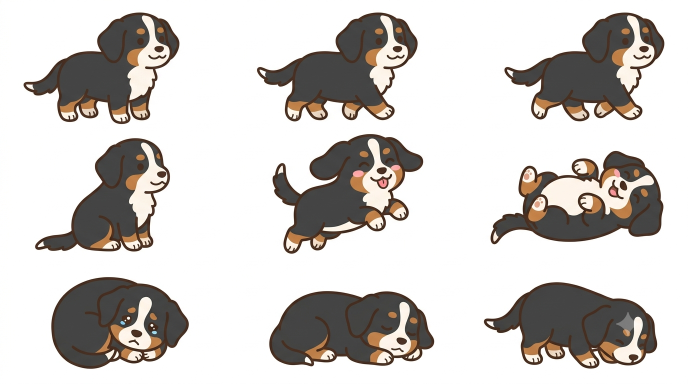
#> input picture assets/bernese-raw.png, 1376 x 768 px (shown at 1/2 size)
$ python -i build-sprites.py   (imports and definitions only)
#> lines starting #> are read from the running program, lines starting #| are printed output that depends on the picture
# -*- coding: utf-8 -*-
"""把 Gemini 生成的 3x3 白底 sprite sheet 去背、正規化成標準九宮格。

用法: python tools/build-sprites.py <來源圖> <輸出圖> [BG_MIN]
BG_MIN: 背景判定閾值,預設 205。淺色狗(薩摩耶)描邊接近白色時要拉高(如 238),
        避免 flood fill 從描邊漏進去吃掉狗身。
輸出: 3x3、每格 CELL_W x CELL_H、透明背景、姿勢腳底貼齊格子底部。
"""
import sys
import collections
from PIL import Image

CELL_W, CELL_H = 300, 260
PAD = 6          # 格內留白
MIN_AREA = 4000  # 小於此面積的雜點(星星等)不算姿勢


def main(src, dst, bg_min=205):
#> called with src = '../assets/bernese-raw.png', dst = 'out.png', bg_min = 205
    im = Image.open(src).convert("RGBA")
#> im is the input picture: PIL image 1376x768 RGBA; mean R, G, B, A 205.8, 202.1, 199.1, 255
    w, h = im.size
#> w = 1376; h = 768
    px = im.load()

    def is_bg(p):
        r, g, b, a = p
        return a < 10 or (r > bg_min and g > bg_min and b > bg_min)

    # 1) 從四邊 flood fill 出背景遮罩(奶油白胸口被輪廓線包住,不會被吞)
    bg = bytearray(w * h)
    dq = collections.deque()
    for x in range(w):
        for y in (0, h - 1):
            if is_bg(px[x, y]) and not bg[y * w + x]:
                bg[y * w + x] = 1
                dq.append((x, y))
    for y in range(h):
        for x in (0, w - 1):
            if is_bg(px[x, y]) and not bg[y * w + x]:
                bg[y * w + x] = 1
                dq.append((x, y))
    while dq:
        x, y = dq.popleft()
        for nx, ny in ((x + 1, y), (x - 1, y), (x, y + 1), (x, y - 1)):
            if 0 <= nx < w and 0 <= ny < h and not bg[ny * w + nx] and is_bg(px[nx, ny]):
                bg[ny * w + nx] = 1
                dq.append((nx, ny))

    # 2) 背景設為全透明;貼著背景的淺色邊緣做半透明,避免白邊
    for y in range(h):
        for x in range(w):
            i = y * w + x
            r, g, b, a = px[x, y]
            if bg[i]:
                px[x, y] = (r, g, b, 0)
                continue
            near_bg = ((x > 0 and bg[i - 1]) or (x < w - 1 and bg[i + 1]) or
                       (y > 0 and bg[i - w]) or (y < h - 1 and bg[i + w]))
            if near_bg:
                avg = (r + g + b) / 3
                full_at, zero_at = bg_min - 25, bg_min + 30
                if avg > full_at:
                    alpha = int(max(0, min(255, 255 * (zero_at - avg) / (zero_at - full_at))))
                    px[x, y] = (r, g, b, alpha)

    # 3) 連通元件找出各姿勢
    seen = bytearray(w * h)
    blobs = []
    for y0 in range(h):
        for x0 in range(w):
            i0 = y0 * w + x0
            if bg[i0] or seen[i0]:
                continue
            q = collections.deque([(x0, y0)])
            seen[i0] = 1
            minx, miny, maxx, maxy, area = x0, y0, x0, y0, 0
            while q:
                x, y = q.popleft()
                area += 1
                if x < minx: minx = x
                if x > maxx: maxx = x
                if y < miny: miny = y
                if y > maxy: maxy = y
                for nx, ny in ((x + 1, y), (x - 1, y), (x, y + 1), (x, y - 1)):
                    ni = ny * w + nx
                    if 0 <= nx < w and 0 <= ny < h and not bg[ni] and not seen[ni]:
                        seen[ni] = 1
                        q.append((nx, ny))
            if area >= MIN_AREA:
                blobs.append({"box": (minx, miny, maxx + 1, maxy + 1),
                              "cx": (minx + maxx) / 2, "cy": (miny + maxy) / 2,
                              "area": area})

    if len(blobs) != 9:
        print("WARN: 找到 %d 個姿勢塊(預期 9),bbox:" % len(blobs))
        for b in blobs:
            print("  ", b["box"], "area", b["area"])
        if len(blobs) < 9:
            sys.exit(1)

    # 4) 依 y 分三列、列內依 x 排序
    blobs.sort(key=lambda b: b["cy"])
    rows = [sorted(blobs[i:i + 3], key=lambda b: b["cx"]) for i in range(0, 9, 3)]

    # 5) 貼進標準格:等比縮到格內、水平置中、腳底貼齊格底
    sheet = Image.new("RGBA", (CELL_W * 3, CELL_H * 3), (0, 0, 0, 0))
#> sheet: PIL image 900x780 RGBA; every value is 0
    for r, row in enumerate(rows):
        for c, b in enumerate(row):
            crop = im.crop(b["box"])
            bw, bh = crop.size
            scale = min((CELL_W - PAD * 2) / bw, (CELL_H - PAD * 2) / bh, 1.0)
            if scale < 1.0:
                crop = crop.resize((max(1, int(bw * scale)), max(1, int(bh * scale))),
                                   Image.LANCZOS)
            bw, bh = crop.size
            ox = c * CELL_W + (CELL_W - bw) // 2
            oy = r * CELL_H + (CELL_H - PAD - bh)
            sheet.alpha_composite(crop, (ox, oy))
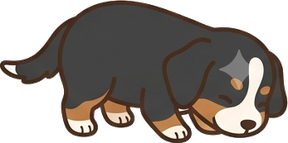
#> crop: PIL image 288x143 RGBA; mean R, G, B, A 64.7, 58.2, 53, 164.7; transparent parts drawn white
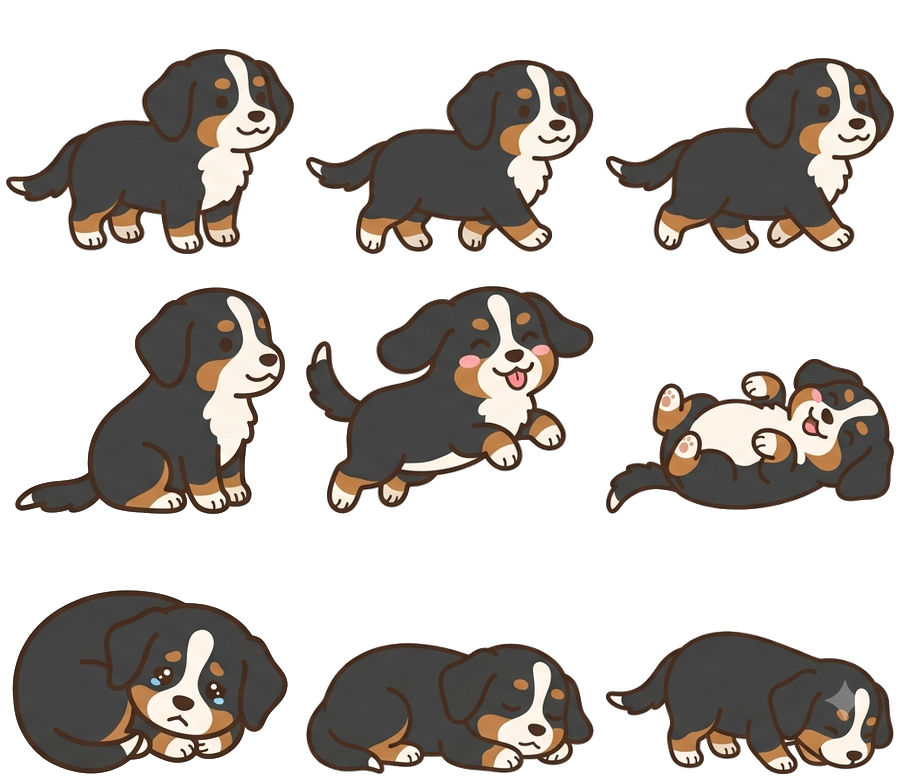
#> sheet: PIL image 900x780 RGBA; mean R, G, B, A 45.7, 41.1, 37.4, 104.8; transparent parts drawn white

    sheet.save(dst, optimize=True)
    q = sheet.quantize(colors=128, method=Image.Quantize.FASTOCTREE)
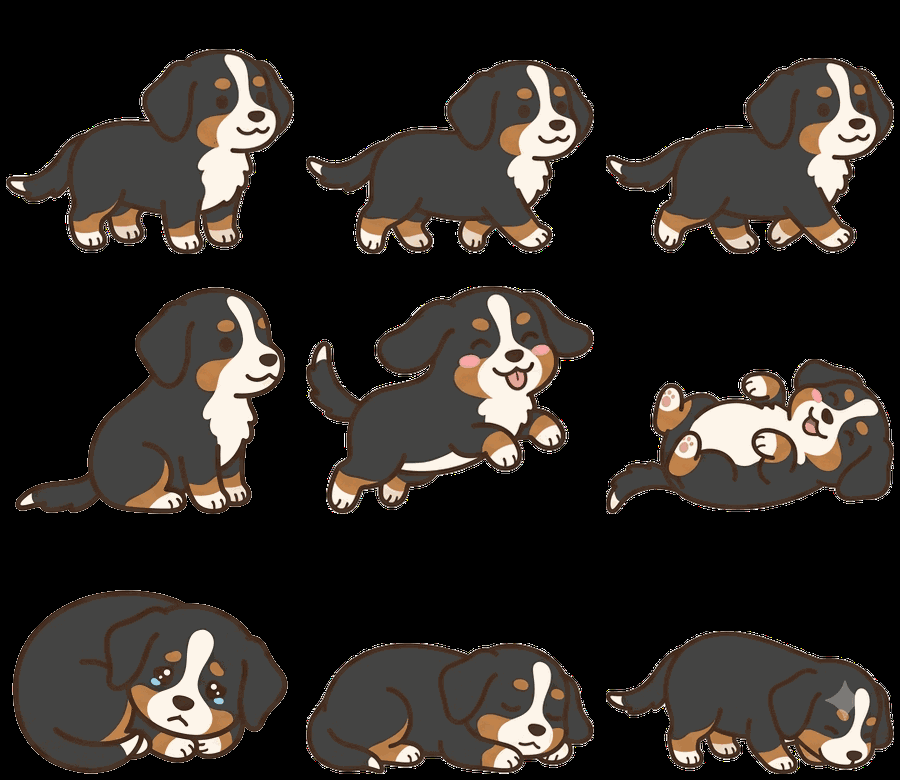
#> q: PIL image 900x780 P; mean R, G, B 45.5, 40.9, 37.2
    q.save(dst + ".q.png", optimize=True)
    import os
    print("OK 9 poses -> %s" % dst)
    print("RGBA: %d bytes / 量化128色: %d bytes" % (os.path.getsize(dst),
                                                    os.path.getsize(dst + ".q.png")))


# [2 lines not run here, left out]

>>> result = main('../assets/bernese-raw.png', 'out.png')

$ run again, on assets/samoyed-sheet.png
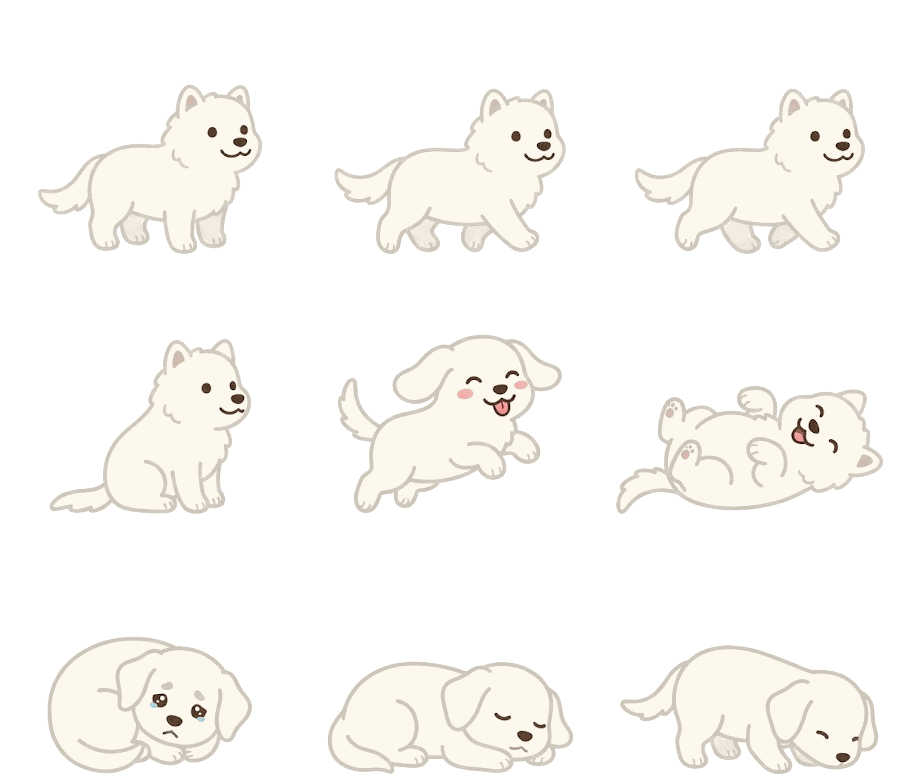
#> input picture assets/samoyed-sheet.png, 900 x 780 px
#> in main, im is the input picture: PIL image 900x780 RGBA; mean R, G, B, A 65.9, 64.5, 61.5, 69.5
#> after the loop in main, `for r, row in enumerate(rows):`:
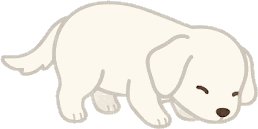
#> crop: PIL image 258x129 RGBA; mean R, G, B, A 157, 153.8, 146.6, 160.8; transparent parts drawn white
#> in main, `q = sheet.quantize(colors=128, method=Image.Quantize.FASTOCTREE)`:
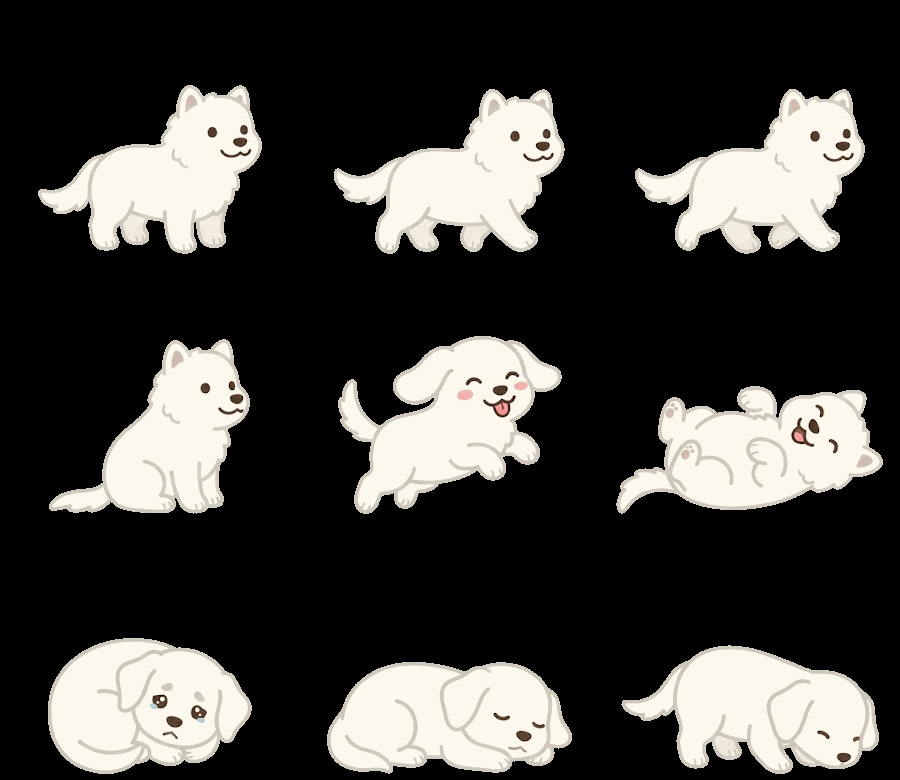
#> q: PIL image 900x780 P; mean R, G, B 64.7, 63.3, 60.3
